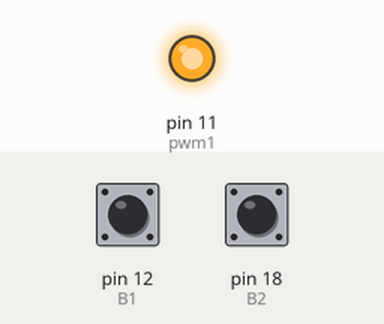
A program run on a simulated Raspberry Pi (header pin numbers). Shown: output pins drawn as LEDs (lit = HIGH). The test bench sets the inputs (shaded band); at power-on: pin 18 (B2) HIGH, pin 12 (B1) HIGH.

Above: at 1.2 s.
1.3 s: pin 18 (B2) pulsed LOW 5 times (0.12 s each, 0.3 s apart)
At 3.0 s:
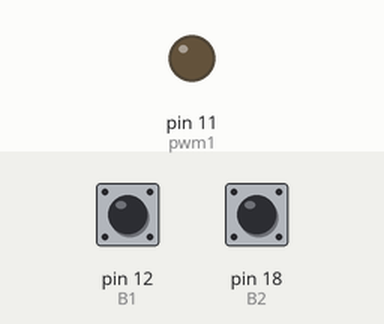
4.3 s: pin 12 (B1) pulled LOW for 0.15 s
At 5.6 s:
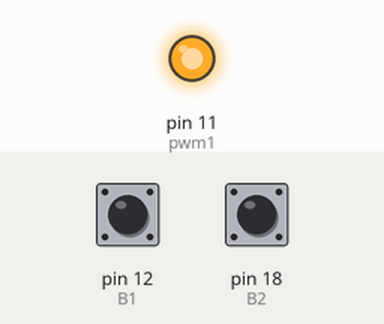
5.9 s: pin 18 (B2) pulled LOW for 0.15 s
At 6.8 s:
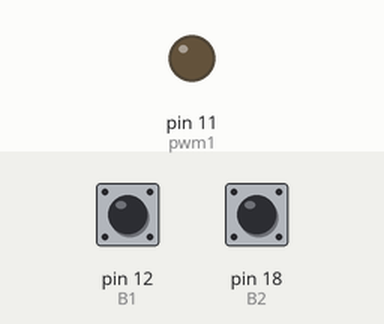
Timing chart, 0 to 8.9 s (numbered marks = the images above; inputs shaded):
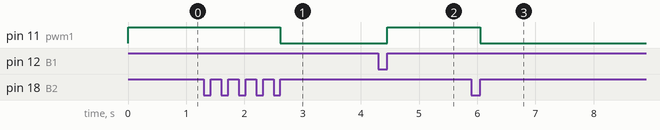

The program:

pwm_brightness_control.py
```python
"""
PWM Brightness Control
======================
Description: Control LED brightness using PWM with two pushbuttons. Button 1 increases brightness,
Button 2 decreases brightness in 10% increments. PWM frequency: 10Hz.

Hardware Requirements:
- LED on GPIO 11 (BOARD mode)
- Pushbutton 1 on GPIO 12 (with pull-up)
- Pushbutton 2 on GPIO 18 (with pull-up)

Author: Vilas
"""

from time import sleep
import RPi.GPIO as GPIO

GPIO.setmode(GPIO.BOARD)
GPIO.setup(11, GPIO.OUT)
GPIO.setup(12, GPIO.IN, pull_up_down=GPIO.PUD_UP)
GPIO.setup(18, GPIO.IN, pull_up_down=GPIO.PUD_UP)
prevB1 = 1
prevB2 = 1
freq = 10
duty = 50
pwm1 = GPIO.PWM(11, freq)
pwm1.start(duty)
try:
	while True:
		B1 = GPIO.input(12)
		B2 = GPIO.input(18)
		if B1 == 1 and prevB1==0:
			duty+=10
		if B2 == 1 and prevB2==0:
			duty-=10
		if duty>99:
			duty=99
		if duty<0:
			duty = 0
		pwm1.ChangeDutyCycle(duty)
		prevB1 = B1
		prevB2 = B2

except KeyboardInterrupt:
	GPIO.cleanup()
	print("gpio is cleaned")
```

Measured:
- after the input at 1.3 s, pin 11 (pwm1): HIGH → LOW after 1.3 s
- after the input at 4.3 s, pin 11 (pwm1): LOW → HIGH after 0.15 s
- after the input at 5.9 s, pin 11 (pwm1): HIGH → LOW after 0.15 s
